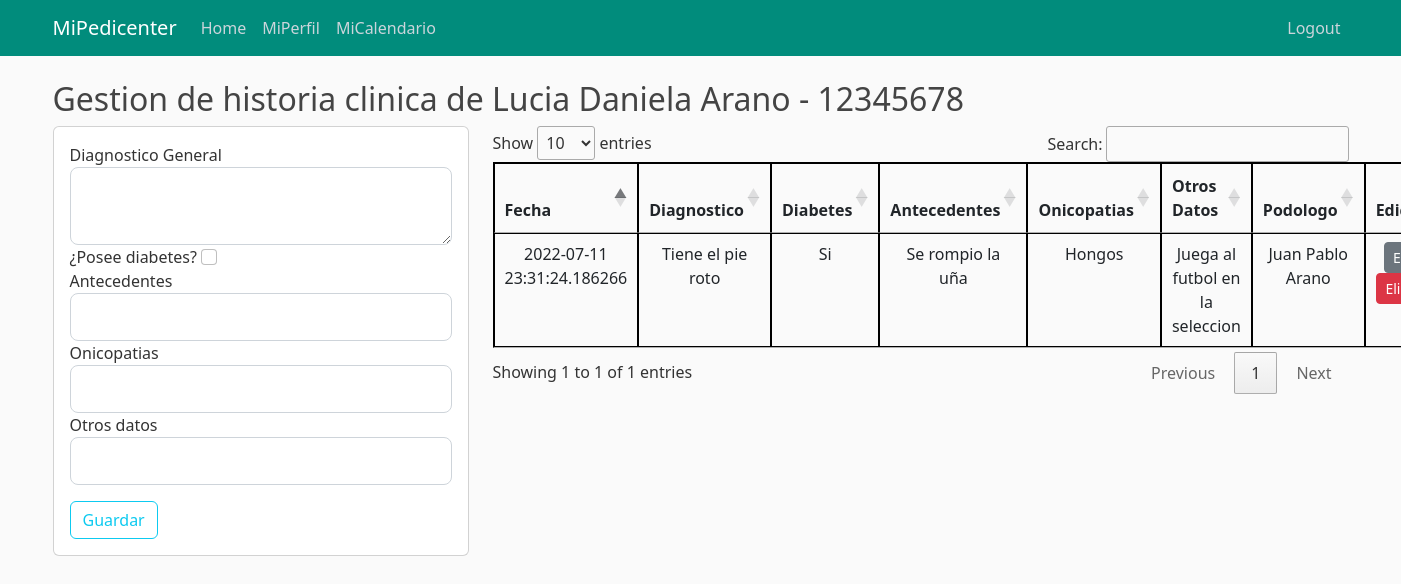
/historias-clinicas/12345678 (signed in), run on the app's committed database.
### appmipedicenter/models.py (models this page shows, shortened)
class Cliente(db.Model):
        id_cliente = db.Column(db.Integer, primary_key=True) # Es DNI
        username = db.Column(db.String, nullable=False)
        email = db.Column(db.String, unique=True, nullable=False)
        fecha_nacimiento = db.Column(db.Date, nullable=False)
        telefono = db.Column(db.Integer, unique=True, nullable=False)
        historia_clinica = db.relationship('Historiaclinica', backref='Paciente', lazy=True)
        turno = db.relationship('Turno', backref='Paciente', lazy=True)

class Historiaclinica(db.Model):
        id_historia_clinica = db.Column(db.Integer, primary_key=True)
        datetime = db.Column(db.DateTime, nullable=False, default=datetime.utcnow)
        diagnostico = db.Column(db.Text, nullable=False)
        diabetes = db.Column(db.Boolean, nullable = True)
        antecedentes = db.Column(db.String, nullable=True)
        onicopatias = db.Column(db.String, nullable=True)
        otros_datos = db.Column(db.Text, nullable=True)
        id_empleado = db.Column(db.Integer, db.ForeignKey('empleado.id'), nullable=False)
        id_cliente = db.Column(db.Integer, db.ForeignKey('cliente.id_cliente'), nullable=False)

class Empleado(db.Model, UserMixin):
        id = db.Column(db.String, primary_key=True) # Es E-mail
        dni = db.Column(db.Integer, unique=True, nullable=False)
        username = db.Column(db.String, nullable=False)
        fecha_nacimiento = db.Column(db.Date, nullable=False)
        telefono = db.Column(db.Integer, nullable=False)
        password = db.Column(db.String, nullable=False)
        id_tipo = db.Column(db.Integer, db.ForeignKey('tipoempleado.id_tipo'), nullable=False)
        historia_clinica = db.relationship('Historiaclinica', backref='Escritor', lazy=True)
        turno = db.relationship('Turno', backref='Podologo', lazy=True)

### appmipedicenter/historiaclinica/routes.py (the view, shortened to what this page needs)
@historiaclinica.route("/historias-clinicas/<int:id_cliente>", methods=['GET', 'POST'])
@login_required
def historias_clinicas(id_cliente):
        cliente = Cliente.query.filter_by(id_cliente = id_cliente).first()
        historias_clinicas = Historiaclinica.query.filter_by(id_cliente = id_cliente).all()
        form = HistoriaClinicaForm()
        if current_user.is_authenticated and current_user.id_tipo == 1:
                title_str = "Historial de "+ cliente.username
                lista_podologos = Empleado.query.filter_by(id_tipo = 1).all()
                return render_template('historias_clinicas.html', title=title_str, cliente=cliente, historias_clinicas=historias_clinicas, form=form, lista_podologos = lista_podologos)
        return redirect(url_for('main.home'))

### appmipedicenter/historiaclinica/forms.py
class HistoriaClinicaForm(FlaskForm):
    diagnostico = TextAreaField('Diagnostico General', validators=[DataRequired()])
    diabetes = BooleanField('¿Posee diabetes?')
    antecedentes = StringField('Antecedentes')
    onicopatias = StringField('Onicopatias')
    otros_datos = StringField('Otros datos')
    submit = SubmitField('Guardar')

### appmipedicenter/models.py (called while the page is built)
@login_manager.user_loader
def load_user(empleado_id):
        return Empleado.query.get(empleado_id)

### appmipedicenter/templates/historias_clinicas.html (shortened to what this page needs)
{% extends "layout.html" %}
{% block header %}
    <link rel="stylesheet" type="text/css" href="https://cdn.datatables.net/1.12.1/css/jquery.dataTables.css">
{% endblock header %}
{% block content %}
    <div class="row ${1| ,row-cols-2,row-cols-3, auto,justify-content-md-center,|}">
        <h2>Gestion de historia clinica de {{ cliente.username }} - {{ cliente.id_cliente }}</h2>
    </div>
    <div class="row ${1| ,row-cols-2,row-cols-3, auto,justify-content-md-center,|}">
        <div class = "col-md-4">
            <div class = "card card-body">
                <form method="POST" action="">
                    <div class="form-group">
                        {{ form.diagnostico.label(class="form-control-label") }}
                        {% if form.diagnostico.errors %}
                            {{ form.diagnostico(class="form-control form-control-lg is-invalid") }}
                            <div class="invalid-feedback">
                                {% for error in form.diagnostico.errors %}
                                    <span>{{ error }}</span>
                                {% endfor %}
                            </div>
                        {% else %}
                            {{ form.diagnostico(class="form-control form-control-lg") }}
                        {% endif %}
                    </div>
                    <div class="form-group">
                        {{ form.diabetes.label(class="form-check-label") }}
                        {{ form.diabetes(class="form-check-input") }}
                    </div>
                    <div class="form-group">
                        {{ form.antecedentes.label(class="form-control-label") }}
                        {% if form.antecedentes.errors %}
                            {{ form.antecedentes(class="form-control form-control-lg is-invalid") }}
                            <div class="invalid-feedback">
                                {% for error in form.antecedentes.errors %}
                                    <span>{{ error }}</span>
                                {% endfor %}
                            </div>
                        {% else %}
                            {{ form.antecedentes(class="form-control form-control-lg") }}
                        {% endif %}
                    </div>
                    <div class="form-group">
                        {{ form.onicopatias.label(class="form-control-label") }}
                        {% if form.onicopatias.errors %}
                            {{ form.onicopatias(class="form-control form-control-lg is-invalid") }}
                            <div class="invalid-feedback">
                                {% for error in form.onicopatias.errors %}
                                    <span>{{ error }}</span>
                                {% endfor %}
                            </div>
                        {% else %}
                            {{ form.onicopatias(class="form-control form-control-lg") }}
                        {% endif %}
                    </div>
                    <div class="form-group">
                        {{ form.otros_datos.label(class="form-control-label") }}
                        {% if form.otros_datos.errors %}
                            {{ form.otros_datos(class="form-control form-control-lg is-invalid") }}
                            <div class="invalid-feedback">
                                {% for error in form.otros_datos.errors %}
                                    <span>{{ error }}</span>
                                {% endfor %}
                            </div>
                        {% else %}
                            {{ form.otros_datos(class="form-control form-control-lg") }}
                        {% endif %}
                    </div>
                    <div class="form-group">
                        {{ form.submit(class="btn btn-outline-info") }}
                    </div>
                </form>
            </div>
        </div>
        <div class="col-md-8">
            <table id="tablaclientes" class = "table">
                <thead>
                    <tr>
                        <th>Fecha</th>
                        <th>Diagnostico</th>
                        <th>Diabetes</th>
                        <th>Antecedentes</th>
                        <th>Onicopatias</th>
                        <th>Otros Datos</th>
                        <th>Podologo</th>
                        <th>Edicion</th>
                    </tr>
                </thead>
                <tbody>
                    {% for i in historias_clinicas %}
                    <tr>
                        <td>{{i.datetime}}</td>
                        <td>{{i.diagnostico}}</td>
                        <td>
                            {% if i.diabetes %}
                                Si
                            {% else%}
                                No
                            {% endif %}
                        </td>
                        <td>{{i.antecedentes}}</td>
                        <td>{{i.onicopatias}}</td>
                        <td>{{i.otros_datos}}</td>
                        <td>
                            {% for j in lista_podologos %}
                                {% if j.id == i.id_empleado %}
                                    {{ j.username }}
                                {% endif %}
                            {% endfor %}
                        </td>
                        <td width = "130">
                            <a href="{{ url_for('historiaclinica.editar_historia', id_historia = i.id_historia_clinica) }}" class = "btn btn-secondary btn-sm">Editar</a>
                            <a href="{{ url_for('historiaclinica.eliminar_historia', id_historia = i.id_historia_clinica) }}" class = "btn btn-danger btn-delete btn-sm">Eliminar</a>
                        </td>
                    </tr>
                    {% endfor %}
                </tbody>
            </table>
        </div>
    </div>
{% endblock content %}

### appmipedicenter/static/css/main.css (style rules this page uses)
body { background: #fafafa; color: #333333; margin-top: 5rem; }
h1, h2, h3, h4, h5, h6 { color: #444444; }
.table { align-self: auto; border: 1px solid black; }
th, td, .td-plantilla { border:1px solid black; text-align:center; padding: 0px; }
:root { --fc-daygrid-event-dot-width: 8px; }
:root { --fc-list-event-dot-width: 10px; --fc-list-event-hover-bg-color: #f5f5f5; }

### data on the page
Cliente: username "Lucia Daniela Arano", id_cliente "12345678"
Historiaclinica: datetime "2022-07-11 23:31:24.186266", diagnostico "Tiene el pie roto", diabetes "Si", antecedentes "Se rompio la uña", onicopatias "Hongos", otros_datos "Juega al futbol en la seleccion"
Empleado: username "Juan Pablo Arano"
